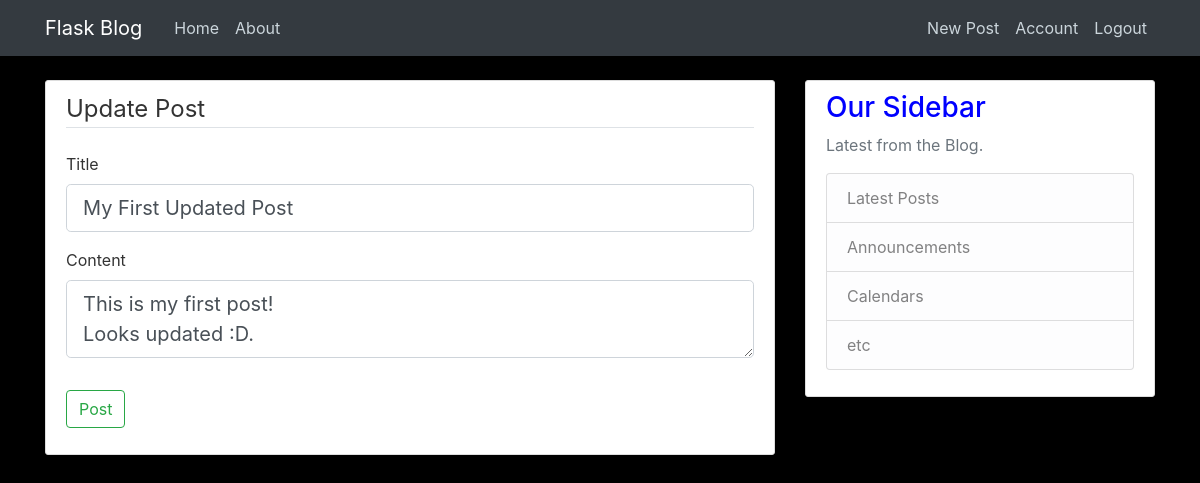
Screenshot of /post/1/update (signed in) with the database file from the repository.
### flaskblog/models.py (models this page shows, shortened)
class Post(db.Model):
	id = db.Column(db.Integer, primary_key=True)
	title = db.Column(db.String(100), nullable=False)
	date_posted = db.Column(db.DateTime, nullable=False, default=datetime.utcnow)
	content = db.Column(db.Text, nullable=False)
	user_id = db.Column(db.Integer, db.ForeignKey('user.id'), nullable=False)

### flaskblog/posts/routes.py (the view)
@posts.route('/post/<int:post_id>/update', methods=['POST', 'GET'])
@login_required
def update_post(post_id):
	post = Post.query.get_or_404(post_id)
	if post.author != current_user:
		abort(403)
	form = PostForm()
	if form.validate_on_submit():
		post.title = form.title.data
		post.content = form.content.data
		db.session.commit()
		flash('Post Updated Successfully', 'success')
		return redirect(url_for('posts.post', post_id=post.id))
	elif request.method ==  'GET':
		form.title.data = post.title
		form.content.data = post.content
	return render_template('create post.html', title='Update Post', form=form, legend='Update Post')

### flaskblog/posts/forms.py
class PostForm(FlaskForm):
	title = StringField('Title', validators=[DataRequired()])
	content = TextAreaField('Content', validators=[DataRequired()])
	submit = SubmitField('Post')

### flaskblog/models.py (called while the page is built)
@login_manager.user_loader
def load_user(user_id):
	return User.query.get(int(user_id))

### flaskblog/templates/create post.html (shortened to what this page needs)
{% extends "layout.html" %}
{% block content %}
	<div class="content-section">
		<form action="" method="POST" accept-charset="utf-8">
			<fieldset class="form-group">
				<legend class="border-bottom mb-4">{{ legend }}</legend>
				<div class="form-group">
					{{ form.title.label(class="form-control-label") }}
					{% if form.title.errors %}
						{{ form.title(class="form-control form-control-lg is-invalid") }}
							<div class="invalid-feedback">
								{% for error in form.title.errors %}
									<span>{{ error }}</span>
								{% endfor %}
						</div>
					{% else %}
						{{ form.title(class="form-control form-control-lg") }}
					{% endif %}
				</div>
				<div class="form-group">
					{{ form.content.label(class="form-control-label") }}
					{% if form.content.errors %}
						{{ form.content(class="form-control form-control-lg is-invalid") }}
							<div class="invalid-feedback">
								{% for error in form.content.errors %}
									<span>{{ error }}</span>
								{% endfor %}
						</div>
					{% else %}
						{{ form.content(class="form-control form-control-lg") }}
					{% endif %}
				</div>
			</fieldset>
			<div class="form-group">
				{{form.submit(class="btn btn-outline-success")}}
			</div>
		</form>
	</div>
{% endblock content %}

### flaskblog/static/main.css (style rules this page uses)
body { background: black; background-color: black; color: #333333; margin-top: 5rem; }
.content-section { background: #ffffff; padding: 10px 20px; border: 1px solid #dddddd; border-radius: 3px; margin-bottom: 20px; }

### flaskblog/templates/layout.html (style rules this page uses)
body { background-color: black; }

### rows the page displays
Post: title "My First Updated Post", content "This is my first post! Looks updated :D."

### other values shown
{{ legend }} "Update Post"
